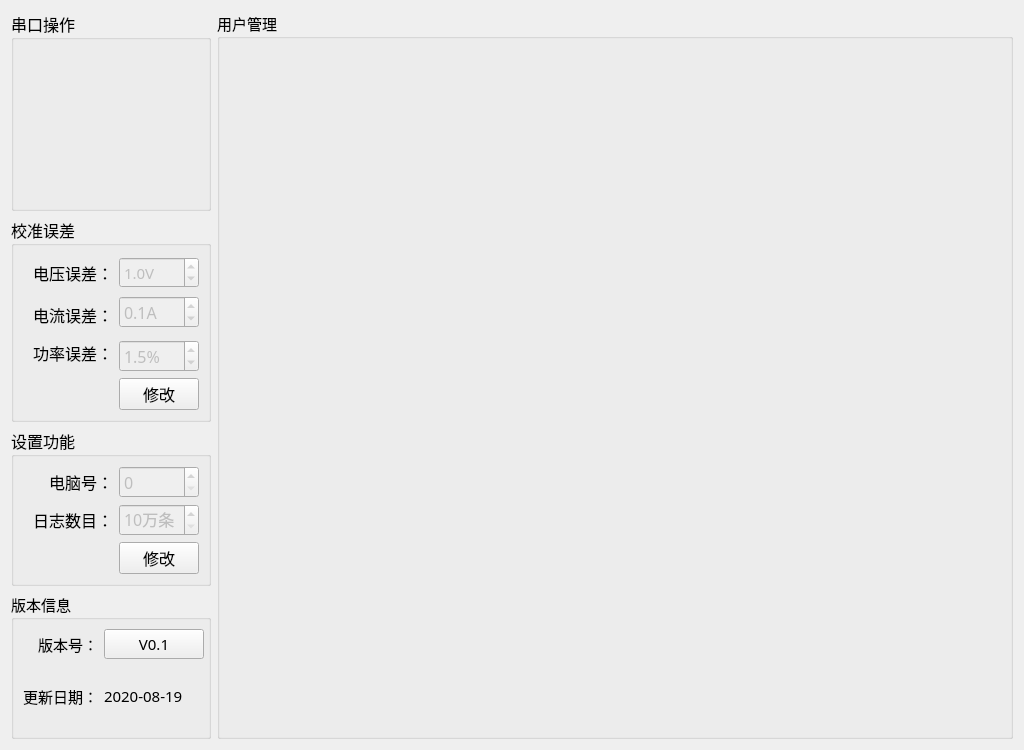
<?xml version="1.0" encoding="UTF-8"?>
<ui version="4.0">
 <class>Setup_MainWid</class>
 <widget class="QWidget" name="Setup_MainWid">
  <property name="geometry">
   <rect>
    <x>0</x>
    <y>0</y>
    <width>1024</width>
    <height>750</height>
   </rect>
  </property>
  <property name="font">
   <font>
    <family>微软雅黑</family>
    <pointsize>11</pointsize>
   </font>
  </property>
  <property name="windowTitle">
   <string>Form</string>
  </property>
  <layout class="QGridLayout" name="gridLayout_6">
   <item row="0" column="0">
    <widget class="QGroupBox" name="groupBox_3">
     <property name="minimumSize">
      <size>
       <width>0</width>
       <height>200</height>
      </size>
     </property>
     <property name="maximumSize">
      <size>
       <width>200</width>
       <height>250</height>
      </size>
     </property>
     <property name="font">
      <font>
       <family>微软雅黑</family>
       <pointsize>12</pointsize>
      </font>
     </property>
     <property name="title">
      <string>串口操作</string>
     </property>
     <layout class="QGridLayout" name="gridLayout">
      <property name="leftMargin">
       <number>0</number>
      </property>
      <property name="topMargin">
       <number>0</number>
      </property>
      <property name="rightMargin">
       <number>0</number>
      </property>
      <property name="bottomMargin">
       <number>0</number>
      </property>
      <property name="horizontalSpacing">
       <number>6</number>
      </property>
      <item row="0" column="0">
       <widget class="QWidget" name="serialWid" native="true">
        <property name="minimumSize">
         <size>
          <width>0</width>
          <height>80</height>
         </size>
        </property>
       </widget>
      </item>
      <item row="1" column="0">
       <widget class="QWidget" name="sourceWid" native="true">
        <property name="minimumSize">
         <size>
          <width>0</width>
          <height>80</height>
         </size>
        </property>
       </widget>
      </item>
     </layout>
    </widget>
   </item>
   <item row="0" column="1" rowspan="4">
    <widget class="QGroupBox" name="groupBox_5">
     <property name="title">
      <string>用户管理</string>
     </property>
     <layout class="QGridLayout" name="gridLayout_4">
      <item row="0" column="0">
       <widget class="QStackedWidget" name="stackedWid"/>
      </item>
     </layout>
    </widget>
   </item>
   <item row="1" column="0">
    <widget class="QGroupBox" name="groupBox_4">
     <property name="maximumSize">
      <size>
       <width>200</width>
       <height>240</height>
      </size>
     </property>
     <property name="font">
      <font>
       <family>微软雅黑</family>
       <pointsize>12</pointsize>
      </font>
     </property>
     <property name="title">
      <string>校准误差</string>
     </property>
     <layout class="QGridLayout" name="gridLayout_3">
      <item row="0" column="1">
       <widget class="QLabel" name="label_10">
        <property name="minimumSize">
         <size>
          <width>0</width>
          <height>35</height>
         </size>
        </property>
        <property name="text">
         <string>电压误差：</string>
        </property>
        <property name="alignment">
         <set>Qt::AlignRight|Qt::AlignTrailing|Qt::AlignVCenter</set>
        </property>
       </widget>
      </item>
      <item row="0" column="2">
       <widget class="QDoubleSpinBox" name="volErrBox">
        <property name="enabled">
         <bool>false</bool>
        </property>
        <property name="minimumSize">
         <size>
          <width>0</width>
          <height>30</height>
         </size>
        </property>
        <property name="font">
         <font>
          <family>微软雅黑</family>
          <pointsize>11</pointsize>
         </font>
        </property>
        <property name="layoutDirection">
         <enum>Qt::LeftToRight</enum>
        </property>
        <property name="styleSheet">
         <string notr="true"/>
        </property>
        <property name="buttonSymbols">
         <enum>QAbstractSpinBox::UpDownArrows</enum>
        </property>
        <property name="correctionMode">
         <enum>QAbstractSpinBox::CorrectToPreviousValue</enum>
        </property>
        <property name="suffix">
         <string>V</string>
        </property>
        <property name="decimals">
         <number>1</number>
        </property>
        <property name="maximum">
         <double>2.000000000000000</double>
        </property>
        <property name="value">
         <double>1.000000000000000</double>
        </property>
       </widget>
      </item>
      <item row="1" column="0" rowspan="2" colspan="2">
       <widget class="QLabel" name="label_9">
        <property name="minimumSize">
         <size>
          <width>0</width>
          <height>35</height>
         </size>
        </property>
        <property name="text">
         <string>电流误差：</string>
        </property>
        <property name="alignment">
         <set>Qt::AlignRight|Qt::AlignTrailing|Qt::AlignVCenter</set>
        </property>
       </widget>
      </item>
      <item row="1" column="2">
       <widget class="QDoubleSpinBox" name="curErrBox">
        <property name="enabled">
         <bool>false</bool>
        </property>
        <property name="minimumSize">
         <size>
          <width>0</width>
          <height>30</height>
         </size>
        </property>
        <property name="prefix">
         <string/>
        </property>
        <property name="suffix">
         <string>A</string>
        </property>
        <property name="decimals">
         <number>1</number>
        </property>
        <property name="maximum">
         <double>0.200000000000000</double>
        </property>
        <property name="singleStep">
         <double>0.100000000000000</double>
        </property>
        <property name="value">
         <double>0.100000000000000</double>
        </property>
       </widget>
      </item>
      <item row="2" column="1" rowspan="2">
       <widget class="QLabel" name="label_11">
        <property name="minimumSize">
         <size>
          <width>0</width>
          <height>35</height>
         </size>
        </property>
        <property name="text">
         <string>功率误差：</string>
        </property>
        <property name="alignment">
         <set>Qt::AlignRight|Qt::AlignTrailing|Qt::AlignVCenter</set>
        </property>
       </widget>
      </item>
      <item row="3" column="2">
       <widget class="QDoubleSpinBox" name="powErrBox">
        <property name="enabled">
         <bool>false</bool>
        </property>
        <property name="minimumSize">
         <size>
          <width>0</width>
          <height>30</height>
         </size>
        </property>
        <property name="prefix">
         <string/>
        </property>
        <property name="suffix">
         <string>%</string>
        </property>
        <property name="decimals">
         <number>1</number>
        </property>
        <property name="minimum">
         <double>0.000000000000000</double>
        </property>
        <property name="maximum">
         <double>10.000000000000000</double>
        </property>
        <property name="singleStep">
         <double>0.500000000000000</double>
        </property>
        <property name="value">
         <double>1.500000000000000</double>
        </property>
       </widget>
      </item>
      <item row="4" column="1">
       <spacer name="horizontalSpacer">
        <property name="orientation">
         <enum>Qt::Horizontal</enum>
        </property>
        <property name="sizeHint" stdset="0">
         <size>
          <width>96</width>
          <height>20</height>
         </size>
        </property>
       </spacer>
      </item>
      <item row="4" column="2">
       <widget class="QPushButton" name="saveBtn">
        <property name="text">
         <string>修改</string>
        </property>
       </widget>
      </item>
     </layout>
    </widget>
   </item>
   <item row="2" column="0">
    <widget class="QGroupBox" name="groupBox_2">
     <property name="minimumSize">
      <size>
       <width>0</width>
       <height>0</height>
      </size>
     </property>
     <property name="maximumSize">
      <size>
       <width>200</width>
       <height>16777215</height>
      </size>
     </property>
     <property name="font">
      <font>
       <family>微软雅黑</family>
       <pointsize>12</pointsize>
      </font>
     </property>
     <property name="title">
      <string>设置功能</string>
     </property>
     <layout class="QGridLayout" name="gridLayout_5">
      <item row="0" column="0">
       <widget class="QLabel" name="label_16">
        <property name="text">
         <string>电脑号：</string>
        </property>
        <property name="alignment">
         <set>Qt::AlignRight|Qt::AlignTrailing|Qt::AlignVCenter</set>
        </property>
       </widget>
      </item>
      <item row="0" column="1">
       <widget class="QSpinBox" name="pcNumSpin">
        <property name="enabled">
         <bool>false</bool>
        </property>
        <property name="styleSheet">
         <string notr="true"/>
        </property>
       </widget>
      </item>
      <item row="1" column="0">
       <widget class="QLabel" name="label_15">
        <property name="text">
         <string>日志数目：</string>
        </property>
        <property name="alignment">
         <set>Qt::AlignRight|Qt::AlignTrailing|Qt::AlignVCenter</set>
        </property>
       </widget>
      </item>
      <item row="1" column="1">
       <widget class="QSpinBox" name="logCountSpin">
        <property name="enabled">
         <bool>false</bool>
        </property>
        <property name="suffix">
         <string>万条</string>
        </property>
        <property name="minimum">
         <number>10</number>
        </property>
       </widget>
      </item>
      <item row="2" column="0">
       <spacer name="horizontalSpacer_2">
        <property name="orientation">
         <enum>Qt::Horizontal</enum>
        </property>
        <property name="sizeHint" stdset="0">
         <size>
          <width>92</width>
          <height>20</height>
         </size>
        </property>
       </spacer>
      </item>
      <item row="2" column="1">
       <widget class="QPushButton" name="pcBtn">
        <property name="text">
         <string>修改</string>
        </property>
       </widget>
      </item>
     </layout>
    </widget>
   </item>
   <item row="3" column="0">
    <widget class="QGroupBox" name="groupBox">
     <property name="maximumSize">
      <size>
       <width>200</width>
       <height>200</height>
      </size>
     </property>
     <property name="title">
      <string>版本信息</string>
     </property>
     <layout class="QGridLayout" name="gridLayout_2">
      <item row="1" column="2">
       <widget class="QLabel" name="label_4">
        <property name="text">
         <string>2020-08-19</string>
        </property>
       </widget>
      </item>
      <item row="0" column="0">
       <widget class="QLabel" name="label">
        <property name="text">
         <string>版本号：</string>
        </property>
        <property name="alignment">
         <set>Qt::AlignRight|Qt::AlignTrailing|Qt::AlignVCenter</set>
        </property>
       </widget>
      </item>
      <item row="1" column="0">
       <widget class="QLabel" name="label_3">
        <property name="text">
         <string>更新日期：</string>
        </property>
        <property name="alignment">
         <set>Qt::AlignRight|Qt::AlignTrailing|Qt::AlignVCenter</set>
        </property>
       </widget>
      </item>
      <item row="0" column="2">
       <widget class="QPushButton" name="pushButton">
        <property name="minimumSize">
         <size>
          <width>100</width>
          <height>30</height>
         </size>
        </property>
        <property name="text">
         <string>V0.1</string>
        </property>
       </widget>
      </item>
     </layout>
    </widget>
   </item>
  </layout>
 </widget>
 <resources/>
 <connections/>
</ui>
